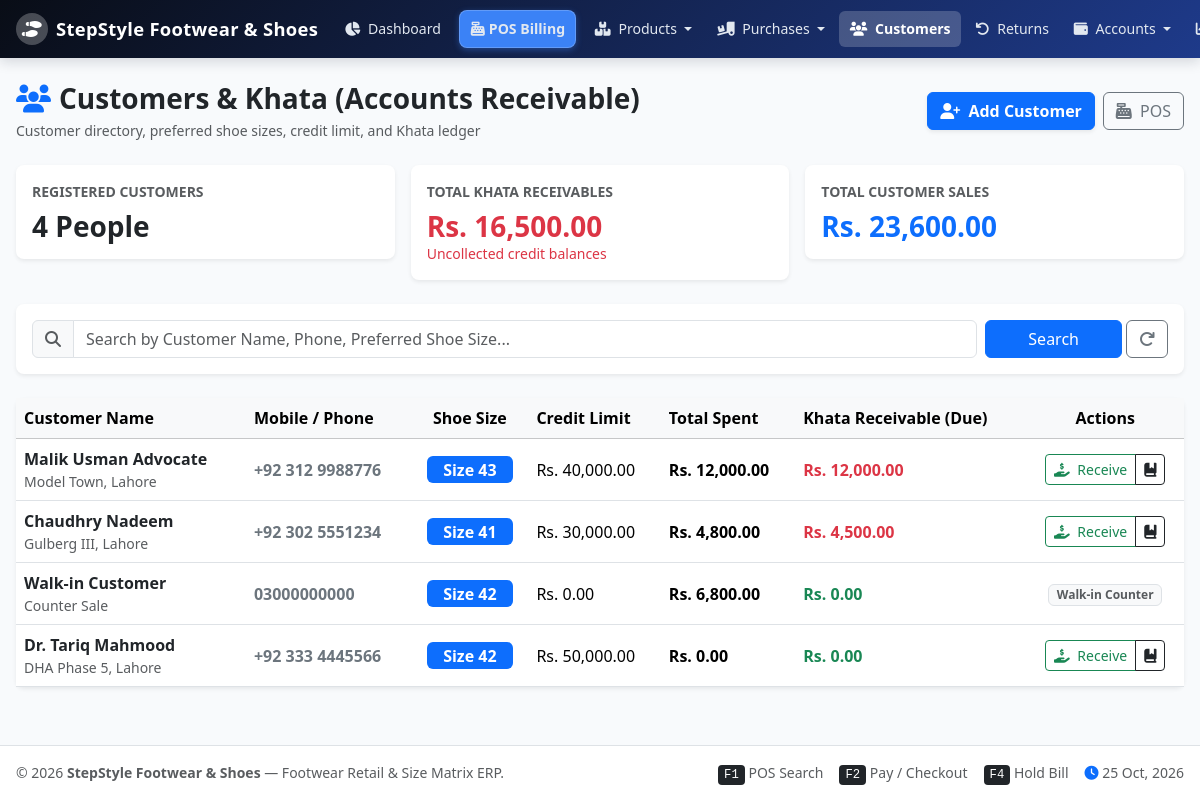
/customers.php (signed in), run on the app's committed database.
### tables this page shows
CREATE TABLE `customers` (
  `id` INT AUTO_INCREMENT PRIMARY KEY,
  `name` VARCHAR(100) NOT NULL,
  `phone` VARCHAR(30) NULL,
  `email` VARCHAR(100) NULL,
  `address` TEXT NULL,
  `preferred_size` VARCHAR(20) NULL,
  `credit_limit` DECIMAL(12,2) NOT NULL DEFAULT 50000.00,
  `opening_balance` DECIMAL(12,2) NOT NULL DEFAULT 0.00,
  `current_balance` DECIMAL(12,2) NOT NULL DEFAULT 0.00,
  `created_at` TIMESTAMP DEFAULT CURRENT_TIMESTAMP
);

### config/functions.php (called while the page is built, shortened)
<?php
function get_setting($key, $default = '') {
    static $settings_cache = null;
    if ($settings_cache === null) {
        $db = getDB();
        $stmt = $db->query("SELECT setting_key, setting_value FROM settings");
        $settings_cache = [];
        while ($row = $stmt->fetch()) {
            $settings_cache[$row['setting_key']] = $row['setting_value'];
        }
    }
    return $settings_cache[$key] ?? $default;
}
function format_currency($amount, $show_symbol = true) {
    $symbol = get_setting('currency_symbol', 'Rs.');
    $formatted = number_format((float)$amount, 2);
    return $show_symbol ? $symbol . ' ' . $formatted : $formatted;
}
function clean($str) {
    return htmlspecialchars(trim((string)$str), ENT_QUOTES, 'UTF-8');
}

### customers.php (the view, shortened to what this page needs)
<?php
$db = getDB();
$q = trim($_GET['q'] ?? '');
$sql = "SELECT c.*,
               (SELECT COUNT(*) FROM sales WHERE customer_id = c.id) as total_bills,
               (SELECT COALESCE(SUM(grand_total), 0) FROM sales WHERE customer_id = c.id) as total_purchased
        FROM customers c WHERE 1=1 ";
$params = [];
$sql .= " ORDER BY c.current_balance DESC, c.id ASC";
$stmt = $db->prepare($sql);
$stmt->execute($params);
$customers = $stmt->fetchAll();
$total_receivable = array_sum(array_column($customers, 'current_balance'));
require_once __DIR__ . '/includes/header.php';
?>
<div class="container-fluid px-3 pt-3">
    <div class="d-flex justify-content-between align-items-center mb-4">
        <div>
            <h2 class="h3 fw-bold text-dark mb-1">
                <i class="fa-solid fa-users text-primary me-2"></i>Customers &amp; Khata (Accounts Receivable)
            </h2>
            <p class="text-muted small mb-0">Customer directory, preferred shoe sizes, credit limit, and Khata ledger</p>
        </div>
        <div class="d-flex gap-2">
            <button class="btn btn-primary fw-bold shadow-sm" data-bs-toggle="modal" data-bs-target="#addCustomerModal">
                <i class="fa-solid fa-user-plus me-1"></i> Add Customer
            </button>
            <a href="pos.php" class="btn btn-outline-secondary">
                <i class="fa-solid fa-cash-register me-1"></i> POS
            </a>
        </div>
    </div>
    <div class="row g-3 mb-4">
        <div class="col-md-4">
            <div class="card border-0 shadow-sm rounded-3 p-3 bg-white">
                <span class="text-muted small fw-semibold text-uppercase">Registered Customers</span>
                <h3 class="fw-bold text-dark mt-2 mb-0"><?= count($customers) ?> People</h3>
            </div>
        </div>
        <div class="col-md-4">
            <div class="card border-0 shadow-sm rounded-3 p-3 bg-white">
                <span class="text-muted small fw-semibold text-uppercase">Total Khata Receivables</span>
                <h3 class="fw-bold text-danger mt-2 mb-0"><?= format_currency($total_receivable) ?></h3>
                <span class="small text-danger">Uncollected credit balances</span>
            </div>
        </div>
        <div class="col-md-4">
            <div class="card border-0 shadow-sm rounded-3 p-3 bg-white">
                <span class="text-muted small fw-semibold text-uppercase">Total Customer Sales</span>
                <h3 class="fw-bold text-primary mt-2 mb-0"><?= format_currency(array_sum(array_column($customers, 'total_purchased'))) ?></h3>
            </div>
        </div>
    </div>
    <div class="card border-0 shadow-sm rounded-3 p-3 bg-white mb-4">
        <form method="GET" action="customers.php" class="row g-2 align-items-center">
            <div class="col-md-10">
                <div class="input-group">
                    <span class="input-group-text bg-light"><i class="fa-solid fa-magnifying-glass text-muted"></i></span>
                    <input type="text" name="q" class="form-control" placeholder="Search by Customer Name, Phone, Preferred Shoe Size..." value="<?= clean($q) ?>">
                </div>
            </div>
            <div class="col-md-2 d-flex gap-1">
                <button type="submit" class="btn btn-primary w-100">Search</button>
                <a href="customers.php" class="btn btn-outline-secondary" title="Reset"><i class="fa-solid fa-arrow-rotate-right"></i></a>
            </div>
        </form>
    </div>
    <div class="card border-0 shadow-sm rounded-3 bg-white">
        <div class="table-responsive">
            <table class="table table-hover align-middle mb-0">
                <thead class="table-light">
                    <tr>
                        <th>Customer Name</th>
                        <th>Mobile / Phone</th>
                        <th class="text-center">Shoe Size</th>
                        <th>Credit Limit</th>
                        <th>Total Spent</th>
                        <th>Khata Receivable (Due)</th>
                        <th class="text-center">Actions</th>
                    </tr>
                </thead>
                <tbody>
                    <?php if (empty($customers)): ?>
                        <tr><td colspan="7" class="text-center py-5 text-muted">No customers found.</td></tr>
                    <?php else: ?>
                        <?php foreach ($customers as $c): ?>
                            <tr>
                                <td>
                                    <div class="fw-bold text-dark"><?= clean($c['name']) ?></div>
                                    <div class="small text-muted"><?= clean($c['address'] ?? '') ?></div>
                                </td>
                                <td>
                                    <span class="fw-semibold text-secondary"><?= clean($c['phone'] ?? '-') ?></span>
                                </td>
                                <td class="text-center">
                                    <?php if (!empty($c['preferred_size'])): ?>
                                        <span class="badge bg-primary fs-6 px-3">Size <?= clean($c['preferred_size']) ?></span>
                                    <?php else: ?>
                                        <span class="text-muted">&mdash;</span>
                                    <?php endif; ?>
                                </td>
                                <td><?= format_currency($c['credit_limit']) ?></td>
                                <td class="fw-semibold"><?= format_currency($c['total_purchased']) ?></td>
                                <td>
                                    <span class="fw-bold <?= $c['current_balance'] > 0 ? 'text-danger fs-6' : 'text-success' ?>">
                                        <?= format_currency($c['current_balance']) ?>
                                    </span>
                                </td>
                                <td class="text-center">
                                    <div class="btn-group btn-group-sm">
                                        <?php if ($c['id'] != 1): ?>
                                            <button class="btn btn-outline-success" onclick="openReceivePayModal(<?= $c['id'] ?>, '<?= htmlspecialchars(addslashes($c['name']), ENT_QUOTES) ?>', <?= $c['current_balance'] ?>)" title="Receive Khata Payment">
                                                <i class="fa-solid fa-hand-holding-dollar me-1"></i> Receive
                                            </button>
                                            <a href="customer_ledger.php?id=<?= $c['id'] ?>" class="btn btn-outline-dark" title="Khata Ledger">
                                                <i class="fa-solid fa-book-bookmark"></i>
                                            </a>
                                        <?php else: ?>
                                            <span class="badge bg-light text-muted border">Walk-in Counter</span>
                                        <?php endif; ?>
                                    </div>
                                </td>
                            </tr>
                        <?php endforeach; ?>
                    <?php endif; ?>
                </tbody>
            </table>
        </div>
    </div>
</div>
<?php require_once __DIR__ . '/includes/footer.php'; ?>

### assets/css/style.css (style rules this page uses)
:root { --primary-color: #2563eb; --primary-hover: #1d4ed8; --secondary-color: #0f172a; --accent-color: #0284c7; --success-color: #10b981; --warning-color: #f59e0b; --danger-color: #ef4444; --bg-light: #f8fafc; --card-bg: #ffffff; --border-color: #e2e8f0; --text-main: #0f172a; --text-muted: #64748b; }
html, body { max-width: 100%; overflow-x: hidden; margin: 0; padding: 0; }
body { font-family: 'Segoe UI', system-ui, -apple-system, BlinkMacSystemFont, 'Roboto', sans-serif; background-color: var(--bg-light); color: var(--text-main); min-height: 100vh; display: flex; flex-direction: column; -webkit-font-smoothing: antialiased; }
.table-responsive { max-width: 100%; overflow-x: auto; -webkit-overflow-scrolling: touch; }

### data on the page
customers: name "Malik Usman Advocate", address "Model Town, Lahore", phone "+92 312 9988776", preferred_size "43", credit_limit "Rs. 40,000.00", total_purchased "Rs. 12,000.00", current_balance "Rs. 12,000.00"
customers: name "Chaudhry Nadeem", address "Gulberg III, Lahore", phone "+92 302 5551234", preferred_size "41", credit_limit "Rs. 30,000.00", total_purchased "Rs. 4,800.00", current_balance "Rs. 4,500.00"
customers: name "Walk-in Customer", address "Counter Sale", phone "03000000000", preferred_size "42", credit_limit "Rs. 0.00", total_purchased "Rs. 6,800.00", current_balance "Rs. 0.00", shows "Walk-in Counter"
customers: name "Dr. Tariq Mahmood", address "DHA Phase 5, Lahore", phone "+92 333 4445566", preferred_size "42", credit_limit "Rs. 50,000.00", total_purchased "Rs. 0.00", current_balance "Rs. 0.00"

### other printed values
$shop_name "StepStyle Footwear & Shoes"
count($customers) "4"
format_currency($total_receivable) "Rs. 16,500.00"
get_setting('shop_name', 'Shoes POS') "StepStyle Footwear & Shoes"
